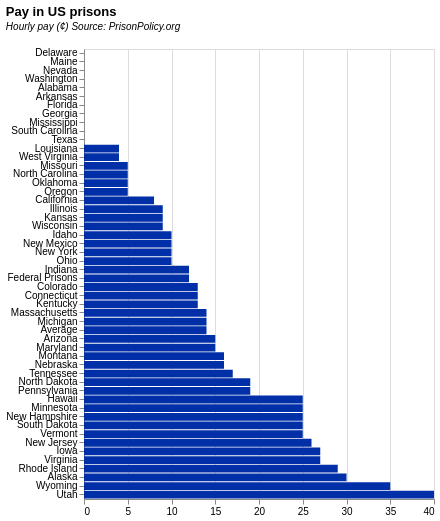

Source (Vega-Lite JSON):
### Vega-Lite specification from a JSON file in a GitHub repository (floating-point values rounded to 4 significant figures)
{"$schema": "https://vega.github.io/schema/vega-lite/v5.json", "description": "SAS litter", "title": {"text": "Pay in US prisons", "subtitle": ["Hourly pay (¢) Source: PrisonPolicy.org", ""], "subtitleFontStyle": "italic", "subtitleFontSize": 10, "anchor": "start", "color": "black"}, "data": {"values": [{"State": "Alabama", "RegularJobLow": "0", "RegularJobHigh": "0", "StateOwnedLow": "0.25", "StateOwnedHigh": "0.75"}, {"State": "Alaska", "RegularJobLow": "0.3", "RegularJobHigh": "1.25", "StateOwnedLow": "0.65", "StateOwnedHigh": "4.9"}, {"State": "Arizona", "RegularJobLow": "0.15", "RegularJobHigh": "0.5", "StateOwnedLow": "0.2", "StateOwnedHigh": "0.8"}, {"State": "Arkansas", "RegularJobLow": "0", "RegularJobHigh": "0", "StateOwnedLow": "0", "StateOwnedHigh": "0"}, {"State": "California", "RegularJobLow": "0.08", "RegularJobHigh": "0.37", "StateOwnedLow": "0.3", "StateOwnedHigh": "0.95"}, {"State": "Colorado", "RegularJobLow": "0.13", "RegularJobHigh": "0.38", "StateOwnedLow": "n/a", "StateOwnedHigh": "n/a"}, {"State": "Connecticut", "RegularJobLow": "0.13", "RegularJobHigh": "1", "StateOwnedLow": "0.3", "StateOwnedHigh": "1.5"}, {"State": "Delaware", "RegularJobLow": "n/a", "RegularJobHigh": "n/a", "StateOwnedLow": "0.25", "StateOwnedHigh": "2"}, {"State": "Florida", "RegularJobLow": "0", "RegularJobHigh": "0.32", "StateOwnedLow": "0.2", "StateOwnedHigh": "0.55"}, {"State": "Georgia", "RegularJobLow": "0", "RegularJobHigh": "0", "StateOwnedLow": "0", "StateOwnedHigh": "0"}, {"State": "Hawaii", "RegularJobLow": "0.25", "RegularJobHigh": "0.25", "StateOwnedLow": "0.5", "StateOwnedHigh": "2.5"}, {"State": "Idaho", "RegularJobLow": "0.1", "RegularJobHigh": "0.9", "StateOwnedLow": "n/a", "StateOwnedHigh": "n/a"}, {"State": "Illinois", "RegularJobLow": "0.09", "RegularJobHigh": "0.89", "StateOwnedLow": "0.3", "StateOwnedHigh": "2.25"}, {"State": "Indiana", "RegularJobLow": "0.12", "RegularJobHigh": "0.25", "StateOwnedLow": "n/a", "StateOwnedHigh": "n/a"}, {"State": "Iowa", "RegularJobLow": "0.27", "RegularJobHigh": "0.68", "StateOwnedLow": "0.58", "StateOwnedHigh": "0.87"}, {"State": "Kansas", "RegularJobLow": "0.09", "RegularJobHigh": "0.16", "StateOwnedLow": "0.25", "StateOwnedHigh": "3"}, {"State": "Kentucky", "RegularJobLow": "0.13", "RegularJobHigh": "0.33", "StateOwnedLow": "n/a", "StateOwnedHigh": "n/a"}, {"State": "Louisiana", "RegularJobLow": "0.04", "RegularJobHigh": "1", "StateOwnedLow": "n/a", "StateOwnedHigh": "0.4"}, {"State": "Maine", "RegularJobLow": "n/a", "RegularJobHigh": "n/a", "StateOwnedLow": "0.58", "StateOwnedHigh": "3.5"}, {"State": "Maryland", "RegularJobLow": "0.15", "RegularJobHigh": "0.46", "StateOwnedLow": "0.2", "StateOwnedHigh": "0.82"}, {"State": "Massachusetts", "RegularJobLow": "0.14", "RegularJobHigh": "1", "StateOwnedLow": "n/a", "StateOwnedHigh": "n/a"}, {"State": "Michigan", "RegularJobLow": "0.14", "RegularJobHigh": "0.56", "StateOwnedLow": "n/a", "StateOwnedHigh": "n/a"}, {"State": "Minnesota", "RegularJobLow": "0.25", "RegularJobHigh": "2", "StateOwnedLow": "0.5", "StateOwnedHigh": "2"}, {"State": "Mississippi", "RegularJobLow": "0", "RegularJobHigh": "n/a", "StateOwnedLow": "0.2", "StateOwnedHigh": "1.3"}, {"State": "Missouri", "RegularJobLow": "0.05", "RegularJobHigh": "n/a", "StateOwnedLow": "0.3", "StateOwnedHigh": "1.25"}, {"State": "Montana", "RegularJobLow": "0.16", "RegularJobHigh": "1.25", "StateOwnedLow": "n/a", "StateOwnedHigh": "n/a"}, {"State": "Nebraska", "RegularJobLow": "0.16", "RegularJobHigh": "1.08", "StateOwnedLow": "0.38", "StateOwnedHigh": "1.08"}, {"State": "Nevada", "RegularJobLow": "n/a", "RegularJobHigh": "n/a", "StateOwnedLow": "0.25", "StateOwnedHigh": "5.15"}, {"State": "New Hampshire", "RegularJobLow": "0.25", "RegularJobHigh": "1.5", "StateOwnedLow": "0.5", "StateOwnedHigh": "1.5"}, {"State": "New Jersey", "RegularJobLow": "0.26", "RegularJobHigh": "2", "StateOwnedLow": "0.38", "StateOwnedHigh": "2"}, {"State": "New Mexico", "RegularJobLow": "0.1", "RegularJobHigh": "1", "StateOwnedLow": "0.3", "StateOwnedHigh": "1.1"}, {"State": "New York", "RegularJobLow": "0.1", "RegularJobHigh": "0.33", "StateOwnedLow": "Average 0.62", "StateOwnedHigh": ""}, {"State": "North Carolina", "RegularJobLow": "0.05", "RegularJobHigh": "0.38", "StateOwnedLow": "0.05", "StateOwnedHigh": "0.38"}, {"State": "North Dakota", "RegularJobLow": "0.19", "RegularJobHigh": "0.88", "StateOwnedLow": "0.45", "StateOwnedHigh": "1.69"}, {"State": "Ohio", "RegularJobLow": "0.1", "RegularJobHigh": "0.17", "StateOwnedLow": "0.21", "StateOwnedHigh": "1.23"}, {"State": "Oklahoma", "RegularJobLow": "0.05", "RegularJobHigh": "0.54", "StateOwnedLow": "0", "StateOwnedHigh": "0.43"}, {"State": "Oregon", "RegularJobLow": "0.05", "RegularJobHigh": "0.47", "StateOwnedLow": "0.05", "StateOwnedHigh": "0.47"}, {"State": "Pennsylvania", "RegularJobLow": "0.19", "RegularJobHigh": "1", "StateOwnedLow": "0.19", "StateOwnedHigh": "0.42"}, {"State": "Rhode Island", "RegularJobLow": "0.29", "RegularJobHigh": "0.86", "StateOwnedLow": "n/a", "StateOwnedHigh": "n/a"}, {"State": "South Carolina", "RegularJobLow": "0", "RegularJobHigh": "0", "StateOwnedLow": "0.35", "StateOwnedHigh": "1.8"}, {"State": "South Dakota", "RegularJobLow": "0.25", "RegularJobHigh": "0.38", "StateOwnedLow": "0.25", "StateOwnedHigh": "0.25"}, {"State": "Tennessee", "RegularJobLow": "0.17", "RegularJobHigh": "0.75", "StateOwnedLow": "n/a", "StateOwnedHigh": "n/a"}, {"State": "Texas", "RegularJobLow": "0", "RegularJobHigh": "0", "StateOwnedLow": "0", "StateOwnedHigh": "0"}, {"State": "Utah", "RegularJobLow": "0.4", "RegularJobHigh": "n/a", "StateOwnedLow": "0.6", "StateOwnedHigh": "1.75"}, {"State": "Vermont", "RegularJobLow": "0.25", "RegularJobHigh": "0.4", "StateOwnedLow": "0.25", "StateOwnedHigh": "1.25"}, {"State": "Virginia", "RegularJobLow": "0.27", "RegularJobHigh": "0.45", "StateOwnedLow": "0.55", "StateOwnedHigh": "0.8"}, {"State": "Washington", "RegularJobLow": "n/a", "RegularJobHigh": "0.36", "StateOwnedLow": "0.7", "StateOwnedHigh": "2.7"}, {"State": "West Virginia", "RegularJobLow": "0.04", "RegularJobHigh": "0.58", "StateOwnedLow": "n/a", "StateOwnedHigh": "n/a"}, {"State": "Wisconsin", "RegularJobLow": "0.09", "RegularJobHigh": "0.42", "StateOwnedLow": "0.79", "StateOwnedHigh": "1.41"}, {"State": "Wyoming", "RegularJobLow": "0.35", "RegularJobHigh": "1", "StateOwnedLow": "0.5", "StateOwnedHigh": "1.2"}, {"State": "Federal Prisons", "RegularJobLow": "0.12", "RegularJobHigh": "0.4", "StateOwnedLow": "0.23", "StateOwnedHigh": "1.15"}, {"State": "Average", "RegularJobLow": "0.14", "RegularJobHigh": "0.63", "StateOwnedLow": "0.33", "StateOwnedHigh": "1.41"}]}, "transform": [{"calculate": "datum.RegularJobLow*100", "as": "regularLowCents"}], "mark": {"type": "bar", "color": "rgb(0,47,167)", "strokeWidth": 2, "opacity": 1}, "height": 450, "width": 350, "encoding": {"y": {"field": "State", "type": "ordinal", "sort": "x", "title": null}, "x": {"field": "regularLowCents", "type": "quantitative", "title": null}}}
